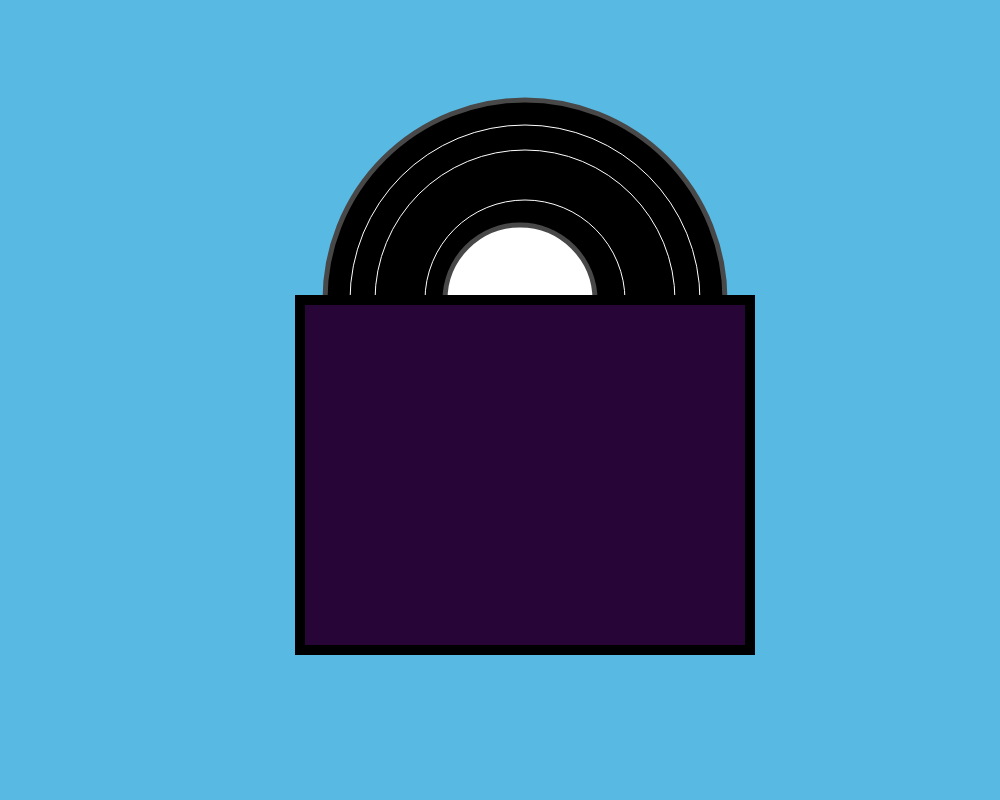
Frame 1 (no input)
Frame 60 (no input): identical to frame 1, image omitted
Frame 120 (the mouse pressed at the canvas centre since frame 60): identical to frame 1, image omitted

The p5.js sketch that drew this single still picture (run headless with seeded random() and noise() and a simulated clock; from frame 60 on, the mouse is pressed at the canvas centre):

// p5.js sketch
// ── sketch.js
function setup(){
    createCanvas(1000,800);

}
function draw(){
//canvasbackground
background(88,185,227);
point(500,400);
//vynel
//black ellipse
strokeWeight(5);
stroke(72,72,72);
fill(0,0,0);
ellipse(525, 300, 400, 400);


//inner ellipse
fill(255,255,255);
ellipse(520,300,150,150);
noStroke();

//strokes
strokeWeight(1);
noFill();
stroke(255, 255, 255, 255)
 ellipse(525, 300, 350, 350, 0)
 ellipse(525, 300, 300, 300, 0)
 ellipse(525, 300, 200, 200, 0)



//rectangle 
stroke(0, 0, 0,);
strokeWeight(10);
fill(39,5,55);
rect(300,300, 450, 350);


// //triangle
// strokeWeight(1);

// fill(230,215,122);
// triangle(300, 300, 520, 650, 750, 300);



}
// ── main.css
#cover-text{
    font-family: cursive;
    font-size: 60;
    font-kerning: inherit;
    font-weight: bold;
    position: absolute;
    margin-top: 400;
    margin-left: 330;
    color: gold;

    
}

#title{
    position: absolute;
    font: 500px;
    color: white;
    font-size: 70px;
    margin-left: 250px;
    margin-top: 10px;

}
